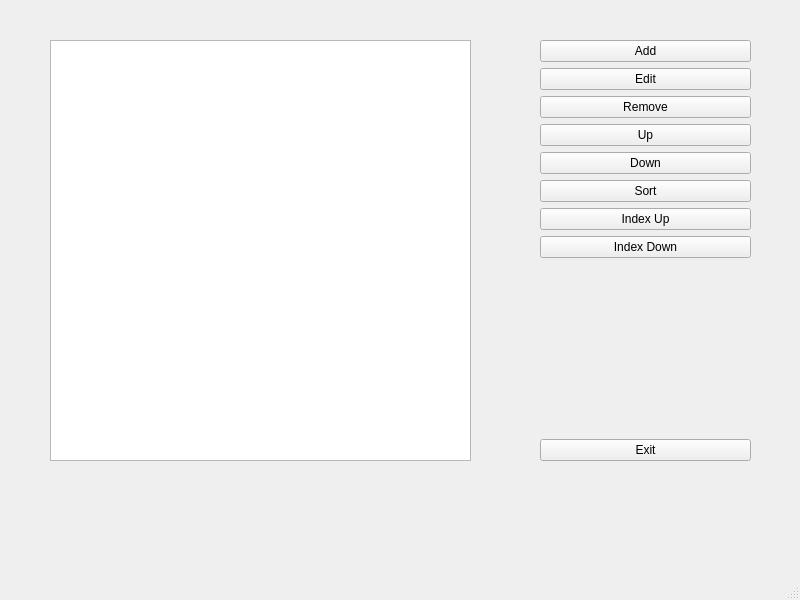
<?xml version="1.0" encoding="UTF-8"?>
<ui version="4.0">
 <class>MainWindow</class>
 <widget class="QMainWindow" name="MainWindow">
  <property name="geometry">
   <rect>
    <x>0</x>
    <y>0</y>
    <width>800</width>
    <height>600</height>
   </rect>
  </property>
  <property name="windowTitle">
   <string>MainWindow</string>
  </property>
  <widget class="QWidget" name="centralwidget">
   <widget class="QListWidget" name="listItems">
    <property name="geometry">
     <rect>
      <x>50</x>
      <y>40</y>
      <width>421</width>
      <height>421</height>
     </rect>
    </property>
   </widget>
   <widget class="QWidget" name="">
    <property name="geometry">
     <rect>
      <x>540</x>
      <y>40</y>
      <width>211</width>
      <height>421</height>
     </rect>
    </property>
    <layout class="QVBoxLayout" name="verticalLayout">
     <item>
      <widget class="QPushButton" name="btnAdd">
       <property name="text">
        <string>Add</string>
       </property>
      </widget>
     </item>
     <item>
      <widget class="QPushButton" name="btnEdit">
       <property name="text">
        <string>Edit</string>
       </property>
      </widget>
     </item>
     <item>
      <widget class="QPushButton" name="btnRemove">
       <property name="text">
        <string>Remove</string>
       </property>
      </widget>
     </item>
     <item>
      <widget class="QPushButton" name="btnUp">
       <property name="text">
        <string>Up</string>
       </property>
      </widget>
     </item>
     <item>
      <widget class="QPushButton" name="btnDown">
       <property name="text">
        <string>Down</string>
       </property>
      </widget>
     </item>
     <item>
      <widget class="QPushButton" name="btnSort">
       <property name="text">
        <string>Sort</string>
       </property>
      </widget>
     </item>
     <item>
      <widget class="QPushButton" name="btnIndexUp">
       <property name="text">
        <string>Index Up</string>
       </property>
      </widget>
     </item>
     <item>
      <widget class="QPushButton" name="btnIndexDown">
       <property name="text">
        <string>Index Down</string>
       </property>
      </widget>
     </item>
     <item>
      <spacer name="verticalSpacer">
       <property name="orientation">
        <enum>Qt::Vertical</enum>
       </property>
       <property name="sizeHint" stdset="0">
        <size>
         <width>20</width>
         <height>40</height>
        </size>
       </property>
      </spacer>
     </item>
     <item>
      <widget class="QPushButton" name="btnExit">
       <property name="text">
        <string>Exit</string>
       </property>
      </widget>
     </item>
    </layout>
   </widget>
  </widget>
  <widget class="QMenuBar" name="menubar">
   <property name="geometry">
    <rect>
     <x>0</x>
     <y>0</y>
     <width>800</width>
     <height>21</height>
    </rect>
   </property>
  </widget>
  <widget class="QStatusBar" name="statusbar"/>
 </widget>
 <resources/>
 <connections/>
</ui>
